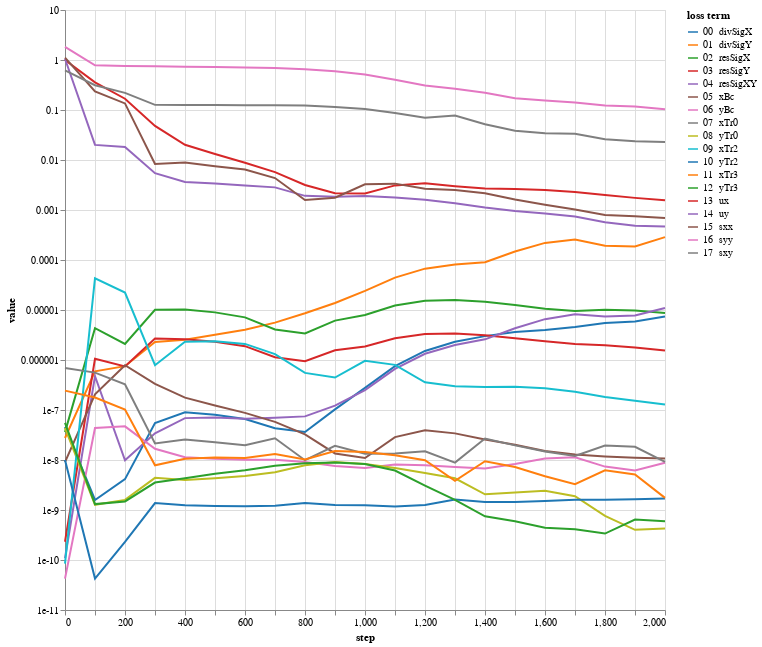

Here is the notebook cell this chart was saved with:
### Code cell
bcNames = ['xBc','yBc','xTr0','yTr0','xTr2','yTr2','xTr3','yTr3','ux','uy','sxx','syy','sxy']
# lines = alt.Chart(pd.DataFrame({'step':[1000,3000,4000]})).mark_rule(color='gray').encode(x='step:Q')
lossPlot(losshistory, bcNames, dropFirstStep=True, scaleType='log').properties(width=600, height=600)

### Figure 1 — Vega-Lite specification as saved in the notebook (floating-point values rounded to 4 significant figures)
{"config": {"view": {"continuousWidth": 400, "continuousHeight": 300}}, "data": {"name": "data-09cfc9806d900ac5ded56eb04140bec4"}, "mark": "line", "encoding": {"color": {"type": "nominal", "field": "loss term", "scale": {"scheme": "category10"}, "sort": ["00  divSigX", "01  divSigY", "02  resSigX", "03  resSigY", "04  resSigXY", "05  xBc", "06  yBc", "07  xTr0", "08  yTr0", "09  xTr2", "10  yTr2", "11  xTr3", "12  yTr3", "13  ux", "14  uy", "15  sxx", "16  syy", "17  sxy"]}, "tooltip": [{"type": "nominal", "field": "loss term"}, {"type": "quantitative", "field": "value"}, {"type": "quantitative", "field": "step"}], "x": {"type": "quantitative", "field": "step"}, "y": {"type": "quantitative", "field": "value", "scale": {"type": "log"}}}, "height": 600, "transform": [{"fold": ["00  divSigX", "01  divSigY", "02  resSigX", "03  resSigY", "04  resSigXY", "05  xBc", "06  yBc", "07  xTr0", "08  yTr0", "09  xTr2", "10  yTr2", "11  xTr3", "12  yTr3", "13  ux", "14  uy", "15  sxx", "16  syy", "17  sxy"], "as": ["loss term", "value"]}], "width": 600, "$schema": "https://vega.github.io/schema/vega-lite/v4.8.1.json", "datasets": {"data-09cfc9806d900ac5ded56eb04140bec4": [{"00  divSigX": 4.606e-08, "01  divSigY": 2.751e-08, "02  resSigX": 3.606e-08, "03  resSigY": 2.317e-10, "04  resSigXY": 1.083e-10, "05  xBc": 9.083e-09, "06  yBc": 4.246e-11, "07  xTr0": 6.894e-07, "08  yTr0": 4.366e-08, "09  xTr2": 8.452e-11, "10  yTr2": 9.971e-09, "11  xTr3": 2.438e-07, "12  yTr3": 5.547e-08, "13  ux": 1.003, "14  uy": 1.058, "15  sxx": 1.116, "16  syy": 1.836, "17  sxy": 0.6211, "step": 0}, {"00  divSigX": 1.586e-09, "01  divSigY": 5.945e-07, "02  resSigX": 4.344e-06, "03  resSigY": 1.056e-06, "04  resSigXY": 4.748e-07, "05  xBc": 2.06e-07, "06  yBc": 4.353e-08, "07  xTr0": 5.595e-07, "08  yTr0": 1.271e-09, "09  xTr2": 4.316e-05, "10  yTr2": 4.26e-11, "11  xTr3": 1.774e-07, "12  yTr3": 1.312e-09, "13  ux": 0.3563, "14  uy": 0.02003, "15  sxx": 0.2358, "16  syy": 0.7824, "17  sxy": 0.3131, "step": 100}, {"00  divSigX": 4.139e-09, "01  divSigY": 7.532e-07, "02  resSigX": 2.092e-06, "03  resSigY": 7.417e-07, "04  resSigXY": 9.835e-09, "05  xBc": 7.884e-07, "06  yBc": 4.713e-08, "07  xTr0": 3.281e-07, "08  yTr0": 1.594e-09, "09  xTr2": 2.23e-05, "10  yTr2": 2.295e-10, "11  xTr3": 1.025e-07, "12  yTr3": 1.486e-09, "13  ux": 0.1682, "14  uy": 0.01812, "15  sxx": 0.1354, "16  syy": 0.7603, "17  sxy": 0.2201, "step": 200}, {"00  divSigX": 5.501e-08, "01  divSigY": 2.284e-06, "02  resSigX": 1.011e-05, "03  resSigY": 2.685e-06, "04  resSigXY": 3.42e-08, "05  xBc": 3.337e-07, "06  yBc": 1.674e-08, "07  xTr0": 2.139e-08, "08  yTr0": 4.39e-09, "09  xTr2": 7.856e-07, "10  yTr2": 1.374e-09, "11  xTr3": 7.817e-09, "12  yTr3": 3.542e-09, "13  ux": 0.04808, "14  uy": 0.00546, "15  sxx": 0.008353, "16  syy": 0.7498, "17  sxy": 0.1266, "step": 300}, {"00  divSigX": 8.982e-08, "01  divSigY": 2.549e-06, "02  resSigX": 1.02e-05, "03  resSigY": 2.613e-06, "04  resSigXY": 6.879e-08, "05  xBc": 1.765e-07, "06  yBc": 1.132e-08, "07  xTr0": 2.559e-08, "08  yTr0": 3.972e-09, "09  xTr2": 2.314e-06, "10  yTr2": 1.246e-09, "11  xTr3": 1.059e-08, "12  yTr3": 4.306e-09, "13  ux": 0.02017, "14  uy": 0.003623, "15  sxx": 0.008897, "16  syy": 0.7367, "17  sxy": 0.1262, "step": 400}, {"00  divSigX": 8.023e-08, "01  divSigY": 3.202e-06, "02  resSigX": 8.964e-06, "03  resSigY": 2.311e-06, "04  resSigXY": 7.077e-08, "05  xBc": 1.232e-07, "06  yBc": 1.062e-08, "07  xTr0": 2.272e-08, "08  yTr0": 4.31e-09, "09  xTr2": 2.38e-06, "10  yTr2": 1.209e-09, "11  xTr3": 1.123e-08, "12  yTr3": 5.318e-09, "13  ux": 0.01315, "14  uy": 0.003396, "15  sxx": 0.007486, "16  syy": 0.7255, "17  sxy": 0.1256, "step": 500}, {"00  divSigX": 6.604e-08, "01  divSigY": 4.032e-06, "02  resSigX": 7.121e-06, "03  resSigY": 1.891e-06, "04  resSigXY": 6.69e-08, "05  xBc": 8.756e-08, "06  yBc": 1.013e-08, "07  xTr0": 1.974e-08, "08  yTr0": 4.78e-09, "09  xTr2": 2.096e-06, "10  yTr2": 1.195e-09, "11  xTr3": 1.102e-08, "12  yTr3": 6.255e-09, "13  ux": 0.008827, "14  uy": 0.003103, "15  sxx": 0.00643, "16  syy": 0.7108, "17  sxy": 0.1248, "step": 600}, {"00  divSigX": 4.307e-08, "01  divSigY": 5.589e-06, "02  resSigX": 4.078e-06, "03  resSigY": 1.139e-06, "04  resSigXY": 6.979e-08, "05  xBc": 5.78e-08, "06  yBc": 1.011e-08, "07  xTr0": 2.723e-08, "08  yTr0": 5.677e-09, "09  xTr2": 1.311e-06, "10  yTr2": 1.214e-09, "11  xTr3": 1.315e-08, "12  yTr3": 7.714e-09, "13  ux": 0.005711, "14  uy": 0.002835, "15  sxx": 0.004354, "16  syy": 0.688, "17  sxy": 0.1239, "step": 700}, {"00  divSigX": 3.625e-08, "01  divSigY": 8.624e-06, "02  resSigX": 3.397e-06, "03  resSigY": 9.414e-07, "04  resSigXY": 7.454e-08, "05  xBc": 3.26e-08, "06  yBc": 9.146e-09, "07  xTr0": 9.908e-09, "08  yTr0": 7.885e-09, "09  xTr2": 5.521e-07, "10  yTr2": 1.384e-09, "11  xTr3": 1.022e-08, "12  yTr3": 8.574e-09, "13  ux": 0.003166, "14  uy": 0.001918, "15  sxx": 0.001589, "16  syy": 0.6555, "17  sxy": 0.123, "step": 800}, {"00  divSigX": 1.031e-07, "01  divSigY": 1.378e-05, "02  resSigX": 6.133e-06, "03  resSigY": 1.57e-06, "04  resSigXY": 1.222e-07, "05  xBc": 1.354e-08, "06  yBc": 7.557e-09, "07  xTr0": 1.919e-08, "08  yTr0": 9.091e-09, "09  xTr2": 4.454e-07, "10  yTr2": 1.266e-09, "11  xTr3": 1.519e-08, "12  yTr3": 8.932e-09, "13  ux": 0.002158, "14  uy": 0.001831, "15  sxx": 0.001758, "16  syy": 0.5988, "17  sxy": 0.1145, "step": 900}, {"00  divSigX": 2.774e-07, "01  divSigY": 2.409e-05, "02  resSigX": 7.94e-06, "03  resSigY": 1.867e-06, "04  resSigXY": 2.492e-07, "05  xBc": 1.095e-08, "06  yBc": 6.943e-09, "07  xTr0": 1.331e-08, "08  yTr0": 8.327e-09, "09  xTr2": 9.629e-07, "10  yTr2": 1.239e-09, "11  xTr3": 1.45e-08, "12  yTr3": 8.308e-09, "13  ux": 0.002134, "14  uy": 0.001911, "15  sxx": 0.003264, "16  syy": 0.5132, "17  sxy": 0.1044, "step": 1000}, {"00  divSigX": 7.515e-07, "01  divSigY": 4.45e-05, "02  resSigX": 1.225e-05, "03  resSigY": 2.734e-06, "04  resSigXY": 6.623e-07, "05  xBc": 2.873e-08, "06  yBc": 8.091e-09, "07  xTr0": 1.347e-08, "08  yTr0": 6.899e-09, "09  xTr2": 7.999e-07, "10  yTr2": 1.175e-09, "11  xTr3": 1.245e-08, "12  yTr3": 6.151e-09, "13  ux": 0.003105, "14  uy": 0.001784, "15  sxx": 0.003368, "16  syy": 0.4033, "17  sxy": 0.08742, "step": 1100}, {"00  divSigX": 1.518e-06, "01  divSigY": 6.714e-05, "02  resSigX": 1.537e-05, "03  resSigY": 3.326e-06, "04  resSigXY": 1.333e-06, "05  xBc": 3.939e-08, "06  yBc": 7.812e-09, "07  xTr0": 1.493e-08, "08  yTr0": 5.495e-09, "09  xTr2": 3.577e-07, "10  yTr2": 1.265e-09, "11  xTr3": 9.904e-09, "12  yTr3": 3.087e-09, "13  ux": 0.003428, "14  uy": 0.001601, "15  sxx": 0.002671, "16  syy": 0.3098, "17  sxy": 0.06976, "step": 1200}, {"00  divSigX": 2.309e-06, "01  divSigY": 8.167e-05, "02  resSigX": 1.583e-05, "03  resSigY": 3.401e-06, "04  resSigXY": 1.991e-06, "05  xBc": 3.408e-08, "06  yBc": 7.262e-09, "07  xTr0": 8.875e-09, "08  yTr0": 4.302e-09, "09  xTr2": 2.999e-07, "10  yTr2": 1.625e-09, "11  xTr3": 3.832e-09, "12  yTr3": 1.593e-09, "13  ux": 0.002998, "14  uy": 0.001367, "15  sxx": 0.002509, "16  syy": 0.2654, "17  sxy": 0.07738, "step": 1300}, {"00  divSigX": 3.003e-06, "01  divSigY": 9.051e-05, "02  resSigX": 1.464e-05, "03  resSigY": 3.136e-06, "04  resSigXY": 2.591e-06, "05  xBc": 2.561e-08, "06  yBc": 6.749e-09, "07  xTr0": 2.685e-08, "08  yTr0": 2.055e-09, "09  xTr2": 2.892e-07, "10  yTr2": 1.447e-09, "11  xTr3": 9.464e-09, "12  yTr3": 7.491e-10, "13  ux": 0.002689, "14  uy": 0.001124, "15  sxx": 0.002167, "16  syy": 0.2202, "17  sxy": 0.05197, "step": 1400}, {"00  divSigX": 3.637e-06, "01  divSigY": 0.0001474, "02  resSigX": 1.256e-05, "03  resSigY": 2.736e-06, "04  resSigXY": 4.315e-06, "05  xBc": 2.009e-08, "06  yBc": 8.32e-09, "07  xTr0": 1.963e-08, "08  yTr0": 2.234e-09, "09  xTr2": 2.908e-07, "10  yTr2": 1.444e-09, "11  xTr3": 7.214e-09, "12  yTr3": 5.97e-10, "13  ux": 0.002642, "14  uy": 0.0009549, "15  sxx": 0.001615, "16  syy": 0.1714, "17  sxy": 0.03862, "step": 1500}, {"00  divSigX": 3.989e-06, "01  divSigY": 0.0002199, "02  resSigX": 1.059e-05, "03  resSigY": 2.361e-06, "04  resSigXY": 6.558e-06, "05  xBc": 1.521e-08, "06  yBc": 1.072e-08, "07  xTr0": 1.48e-08, "08  yTr0": 2.427e-09, "09  xTr2": 2.715e-07, "10  yTr2": 1.506e-09, "11  xTr3": 4.746e-09, "12  yTr3": 4.413e-10, "13  ux": 0.002508, "14  uy": 0.0008483, "15  sxx": 0.001267, "16  syy": 0.1542, "17  sxy": 0.0343, "step": 1600}, {"00  divSigX": 4.583e-06, "01  divSigY": 0.0002577, "02  resSigX": 9.578e-06, "03  resSigY": 2.082e-06, "04  resSigXY": 8.196e-06, "05  xBc": 1.285e-08, "06  yBc": 1.133e-08, "07  xTr0": 1.209e-08, "08  yTr0": 1.881e-09, "09  xTr2": 2.316e-07, "10  yTr2": 1.596e-09, "11  xTr3": 3.28e-09, "12  yTr3": 4.129e-10, "13  ux": 0.002282, "14  uy": 0.0007408, "15  sxx": 0.001026, "16  syy": 0.1417, "17  sxy": 0.03348, "step": 1700}, {"00  divSigX": 5.48e-06, "01  divSigY": 0.0001936, "02  resSigX": 1.009e-05, "03  resSigY": 1.974e-06, "04  resSigXY": 7.419e-06, "05  xBc": 1.175e-08, "06  yBc": 7.383e-09, "07  xTr0": 1.945e-08, "08  yTr0": 7.611e-10, "09  xTr2": 1.825e-07, "10  yTr2": 1.609e-09, "11  xTr3": 6.216e-09, "12  yTr3": 3.378e-10, "13  ux": 0.002006, "14  uy": 0.000569, "15  sxx": 0.0007984, "16  syy": 0.1227, "17  sxy": 0.02605, "step": 1800}, {"00  divSigX": 5.872e-06, "01  divSigY": 0.0001863, "02  resSigX": 9.811e-06, "03  resSigY": 1.787e-06, "04  resSigXY": 7.805e-06, "05  xBc": 1.106e-08, "06  yBc": 6.168e-09, "07  xTr0": 1.837e-08, "08  yTr0": 4.007e-10, "09  xTr2": 1.537e-07, "10  yTr2": 1.641e-09, "11  xTr3": 5.137e-09, "12  yTr3": 6.426e-10, "13  ux": 0.001748, "14  uy": 0.0004833, "15  sxx": 0.0007478, "16  syy": 0.1179, "17  sxy": 0.02378, "step": 1900}, {"00  divSigX": 7.382e-06, "01  divSigY": 0.0002866, "02  resSigX": 8.748e-06, "03  resSigY": 1.544e-06, "04  resSigXY": 1.096e-05, "05  xBc": 1.07e-08, "06  yBc": 8.787e-09, "07  xTr0": 9.179e-09, "08  yTr0": 4.276e-10, "09  xTr2": 1.287e-07, "10  yTr2": 1.699e-09, "11  xTr3": 1.75e-09, "12  yTr3": 5.981e-10, "13  ux": 0.001569, "14  uy": 0.0004678, "15  sxx": 0.0006926, "16  syy": 0.103, "17  sxy": 0.02281, "step": 2000}]}}
